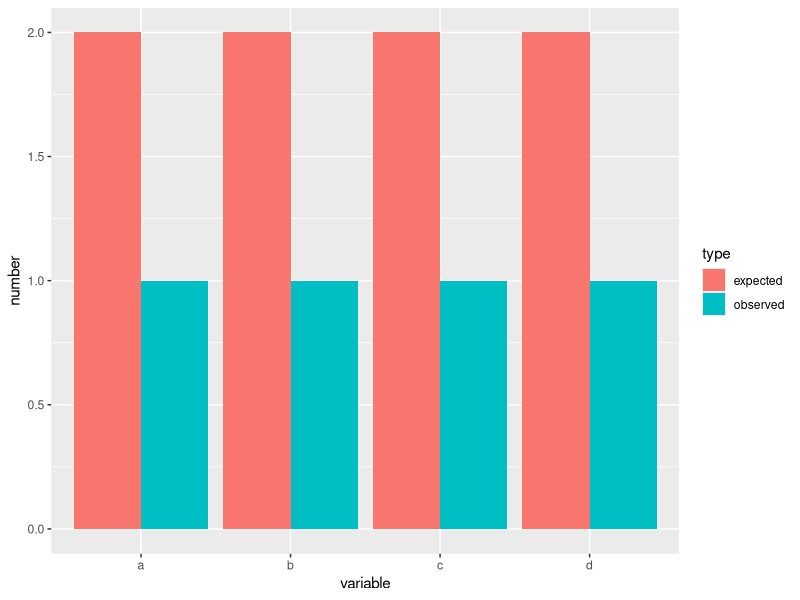

The R script that drew this image:
## ---- chunk 1
library(data.table)
library(plyr)
library(dplyr)
library(tidyr)
library(ggplot2)

set.seed(1211456)
randomAnswer <- function(inCount){
  sapply(1:inCount, function(x){
    temp <- runif(1)
    if (temp <= .6){return("Unknown")}
    if (temp <= .85){return("Yes")}
    return("No")
  }) 
}

randomState <- function(inCount){
  sapply(1:inCount, function(x){
    temp <- runif(1)
    if (temp <= .4){return("CA")}
    if (temp <= .7){return("MN")}
    if (temp <= .9){return("FL")}
    return("Unknown")
  }) 
}

polling <- data.frame(state=randomState(1000), answer=randomAnswer(1000))
## ---- chunk 2
myList <- c("Kevin","Bob","Gabe","Jay","Suzanne","Marc","Dave","Bhaskar")
enriched <- ldply(myList, function(x){c(x,tolower(x),nchar(x))})
enriched %>% head()
## ---- chunk 3
enriched <- rbindlist(lapply(myList, function(x) {data.frame(x, tolower(x), nchar(x))}))
enriched %>% head()
## ---- chunk 4
polling %>% head()

polling %>% 
  arrange(state, answer) %>% # sorts the frame. Unnecessary but nice to look at
  group_by(state) %>% # invisible grouping of each state
  mutate(n=n()) %>%  # adds a count of how man instances of that state were seen
  ungroup %>%  # remove the invisible grouping
  group_by(state, answer) %>%  # invisible grouping of each combination of state and answer
  mutate(n1=n(), pct=n1/n) %>%  # adds a count of how many instances of that state/answer combo were seen
  distinct %>% # remove the duplicates
  head # don't show everything
## ---- chunk 5
moveit <- data.frame(matrix(runif(200) > .6, ncol=10))
moveit <- data.frame(colSums(moveit))
moveit$variable <- rownames(moveit)
rownames(moveit) <- NULL
## ---- chunk 6
moveit <- data.frame(variable=c("a","b","c","d"), observed=c(1,1,1,1), expected=c(2,2,2,2))
moveit <- moveit %>% gather(type, number, -variable)

plt <- ggplot(moveit, aes(x=variable, y=number)) + geom_bar(stat="identity", position="dodge", aes(fill=type))
print(plt)
